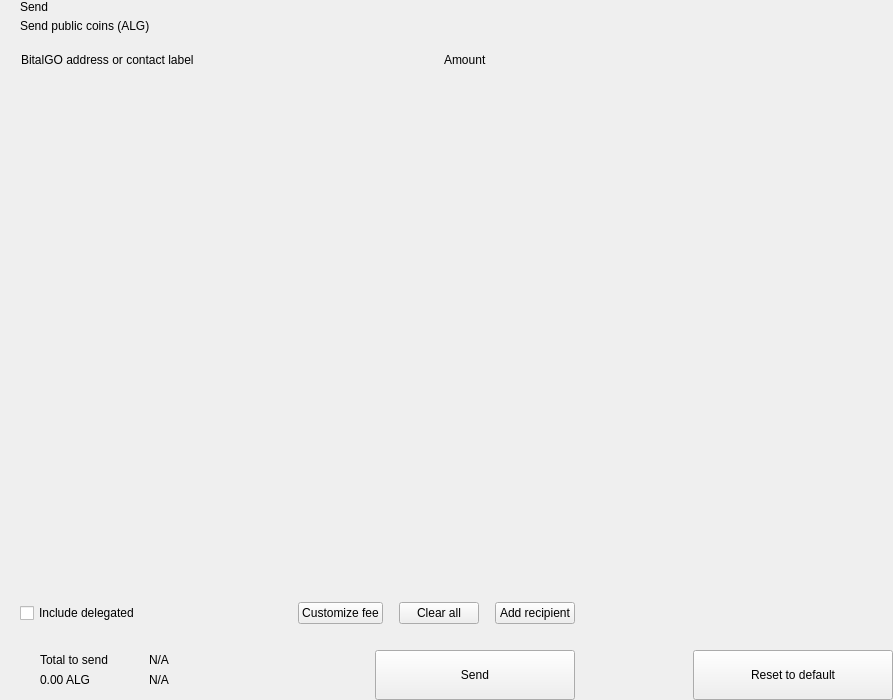
<?xml version="1.0" encoding="UTF-8"?>
<ui version="4.0">
 <class>send</class>
 <widget class="QWidget" name="send">
  <property name="geometry">
   <rect>
    <x>0</x>
    <y>0</y>
    <width>893</width>
    <height>700</height>
   </rect>
  </property>
  <property name="windowTitle">
   <string>Form</string>
  </property>
  <layout class="QHBoxLayout" name="horizontalLayout_2" stretch="2,1">
   <property name="spacing">
    <number>0</number>
   </property>
   <property name="leftMargin">
    <number>0</number>
   </property>
   <property name="topMargin">
    <number>0</number>
   </property>
   <property name="rightMargin">
    <number>0</number>
   </property>
   <property name="bottomMargin">
    <number>0</number>
   </property>
   <item>
    <widget class="QWidget" name="left" native="true">
     <layout class="QVBoxLayout" name="verticalLayout_3">
      <property name="spacing">
       <number>0</number>
      </property>
      <property name="leftMargin">
       <number>0</number>
      </property>
      <property name="topMargin">
       <number>0</number>
      </property>
      <property name="rightMargin">
       <number>0</number>
      </property>
      <property name="bottomMargin">
       <number>0</number>
      </property>
      <item>
       <layout class="QVBoxLayout" name="verticalLayout_22" stretch="0,0,0,1,0,0,0,0">
        <property name="spacing">
         <number>0</number>
        </property>
        <item>
         <layout class="QHBoxLayout" name="horizontalLayout_3">
          <property name="spacing">
           <number>0</number>
          </property>
          <property name="leftMargin">
           <number>20</number>
          </property>
          <property name="rightMargin">
           <number>20</number>
          </property>
          <item>
           <layout class="QVBoxLayout" name="verticalLayout">
            <property name="spacing">
             <number>5</number>
            </property>
            <item>
             <widget class="QLabel" name="labelTitle">
              <property name="text">
               <string>Send</string>
              </property>
              <property name="alignment">
               <set>Qt::AlignLeading|Qt::AlignLeft|Qt::AlignVCenter</set>
              </property>
             </widget>
            </item>
            <item>
             <widget class="QLabel" name="labelSubtitle1">
              <property name="text">
               <string>Send public coins (ALG)</string>
              </property>
             </widget>
            </item>
           </layout>
          </item>
          <item>
           <spacer name="horizontalSpacer">
            <property name="orientation">
             <enum>Qt::Horizontal</enum>
            </property>
            <property name="sizeHint" stdset="0">
             <size>
              <width>40</width>
              <height>20</height>
             </size>
            </property>
           </spacer>
          </item>
         </layout>
        </item>
        <item>
         <spacer name="verticalSpacer_2">
          <property name="orientation">
           <enum>Qt::Vertical</enum>
          </property>
          <property name="sizeType">
           <enum>QSizePolicy::Fixed</enum>
          </property>
          <property name="sizeHint" stdset="0">
           <size>
            <width>20</width>
            <height>20</height>
           </size>
          </property>
         </spacer>
        </item>
        <item>
         <layout class="QHBoxLayout" name="horizontalLayout" stretch="6,0,2">
          <property name="spacing">
           <number>0</number>
          </property>
          <property name="leftMargin">
           <number>10</number>
          </property>
          <property name="topMargin">
           <number>0</number>
          </property>
          <property name="rightMargin">
           <number>20</number>
          </property>
          <property name="bottomMargin">
           <number>0</number>
          </property>
          <item>
           <widget class="QLabel" name="labelSubtitleAddress">
            <property name="styleSheet">
             <string notr="true">margin-left:8px;</string>
            </property>
            <property name="text">
             <string>BitalGO address or contact label</string>
            </property>
           </widget>
          </item>
          <item>
           <spacer name="horizontalSpacer_3">
            <property name="orientation">
             <enum>Qt::Horizontal</enum>
            </property>
            <property name="sizeType">
             <enum>QSizePolicy::Fixed</enum>
            </property>
            <property name="sizeHint" stdset="0">
             <size>
              <width>40</width>
              <height>1</height>
             </size>
            </property>
           </spacer>
          </item>
          <item>
           <widget class="QLabel" name="labelSubtitleAmount">
            <property name="text">
             <string>Amount</string>
            </property>
           </widget>
          </item>
         </layout>
        </item>
        <item>
         <widget class="QScrollArea" name="scrollArea">
          <property name="minimumSize">
           <size>
            <width>0</width>
            <height>350</height>
           </size>
          </property>
          <property name="styleSheet">
           <string notr="true">#scrollArea {
            background:transparent;
            margin-top:10px;
}</string>
          </property>
          <property name="horizontalScrollBarPolicy">
           <enum>Qt::ScrollBarAlwaysOff</enum>
          </property>
          <property name="sizeAdjustPolicy">
           <enum>QAbstractScrollArea::AdjustIgnored</enum>
          </property>
          <property name="widgetResizable">
           <bool>true</bool>
          </property>
          <property name="alignment">
           <set>Qt::AlignLeading|Qt::AlignLeft|Qt::AlignTop</set>
          </property>
          <widget class="QWidget" name="scrollAreaWidgetContents">
           <property name="geometry">
            <rect>
             <x>0</x>
             <y>0</y>
             <width>591</width>
             <height>16</height>
            </rect>
           </property>
           <property name="sizePolicy">
            <sizepolicy hsizetype="Preferred" vsizetype="Maximum">
             <horstretch>0</horstretch>
             <verstretch>0</verstretch>
            </sizepolicy>
           </property>
           <property name="autoFillBackground">
            <bool>false</bool>
           </property>
           <property name="styleSheet">
            <string notr="true">#scrollAreaWidgetContents {
             background:transparent;
             }</string>
           </property>
           <layout class="QVBoxLayout" name="verticalLayout_7">
            <property name="spacing">
             <number>0</number>
            </property>
            <property name="sizeConstraint">
             <enum>QLayout::SetDefaultConstraint</enum>
            </property>
            <property name="leftMargin">
             <number>0</number>
            </property>
            <property name="topMargin">
             <number>0</number>
            </property>
            <property name="rightMargin">
             <number>0</number>
            </property>
            <property name="bottomMargin">
             <number>0</number>
            </property>
           </layout>
          </widget>
         </widget>
        </item>
        <item>
         <spacer name="verticalSpacer_4">
          <property name="orientation">
           <enum>Qt::Vertical</enum>
          </property>
          <property name="sizeType">
           <enum>QSizePolicy::Fixed</enum>
          </property>
          <property name="sizeHint" stdset="0">
           <size>
            <width>20</width>
            <height>20</height>
           </size>
          </property>
         </spacer>
        </item>
        <item>
         <layout class="QHBoxLayout" name="horizontalLayout_20">
          <property name="spacing">
           <number>6</number>
          </property>
          <property name="leftMargin">
           <number>20</number>
          </property>
          <property name="rightMargin">
           <number>20</number>
          </property>
          <item>
           <widget class="QCheckBox" name="checkBoxDelegations">
            <property name="layoutDirection">
             <enum>Qt::LeftToRight</enum>
            </property>
            <property name="text">
             <string>Include delegated</string>
            </property>
           </widget>
          </item>
          <item>
           <spacer name="horizontalSpacer_4">
            <property name="orientation">
             <enum>Qt::Horizontal</enum>
            </property>
            <property name="sizeHint" stdset="0">
             <size>
              <width>10</width>
              <height>20</height>
             </size>
            </property>
           </spacer>
          </item>
          <item>
           <widget class="QPushButton" name="pushButtonFee">
            <property name="focusPolicy">
             <enum>Qt::NoFocus</enum>
            </property>
            <property name="text">
             <string>Customize fee</string>
            </property>
           </widget>
          </item>
          <item>
           <spacer name="horizontalSpacer_11">
            <property name="orientation">
             <enum>Qt::Horizontal</enum>
            </property>
            <property name="sizeType">
             <enum>QSizePolicy::Minimum</enum>
            </property>
            <property name="sizeHint" stdset="0">
             <size>
              <width>10</width>
              <height>20</height>
             </size>
            </property>
           </spacer>
          </item>
          <item>
           <widget class="QPushButton" name="pushButtonClear">
            <property name="focusPolicy">
             <enum>Qt::NoFocus</enum>
            </property>
            <property name="layoutDirection">
             <enum>Qt::RightToLeft</enum>
            </property>
            <property name="text">
             <string>Clear all</string>
            </property>
           </widget>
          </item>
          <item>
           <spacer name="horizontalSpacer_6">
            <property name="orientation">
             <enum>Qt::Horizontal</enum>
            </property>
            <property name="sizeType">
             <enum>QSizePolicy::Fixed</enum>
            </property>
            <property name="sizeHint" stdset="0">
             <size>
              <width>10</width>
              <height>20</height>
             </size>
            </property>
           </spacer>
          </item>
          <item>
           <widget class="QPushButton" name="pushButtonAddRecipient">
            <property name="focusPolicy">
             <enum>Qt::NoFocus</enum>
            </property>
            <property name="text">
             <string>Add recipient</string>
            </property>
           </widget>
          </item>
         </layout>
        </item>
        <item>
         <spacer name="verticalSpacer">
          <property name="orientation">
           <enum>Qt::Vertical</enum>
          </property>
          <property name="sizeType">
           <enum>QSizePolicy::Fixed</enum>
          </property>
          <property name="sizeHint" stdset="0">
           <size>
            <width>20</width>
            <height>16</height>
           </size>
          </property>
         </spacer>
        </item>
        <item>
         <layout class="QHBoxLayout" name="horizontalLayout_7">
          <property name="rightMargin">
           <number>20</number>
          </property>
          <item>
           <layout class="QHBoxLayout" name="horizontalLayout_10">
            <property name="spacing">
             <number>0</number>
            </property>
            <property name="leftMargin">
             <number>8</number>
            </property>
            <item>
             <widget class="QStackedWidget" name="stackedWidget">
              <property name="minimumSize">
               <size>
                <width>0</width>
                <height>60</height>
               </size>
              </property>
              <property name="maximumSize">
               <size>
                <width>16777215</width>
                <height>60</height>
               </size>
              </property>
              <widget class="QWidget" name="page1">
               <layout class="QVBoxLayout" name="verticalLayout_71" stretch="0">
                <property name="spacing">
                 <number>6</number>
                </property>
                <property name="leftMargin">
                 <number>12</number>
                </property>
                <property name="topMargin">
                 <number>0</number>
                </property>
                <property name="rightMargin">
                 <number>0</number>
                </property>
                <property name="bottomMargin">
                 <number>0</number>
                </property>
                <item>
                 <widget class="QWidget" name="coinWidget" native="true">
                  <property name="minimumSize">
                   <size>
                    <width>0</width>
                    <height>60</height>
                   </size>
                  </property>
                  <property name="maximumSize">
                   <size>
                    <width>16777215</width>
                    <height>60</height>
                   </size>
                  </property>
                  <layout class="QHBoxLayout" name="horizontalLayout_9">
                   <property name="spacing">
                    <number>0</number>
                   </property>
                   <property name="leftMargin">
                    <number>20</number>
                   </property>
                   <property name="topMargin">
                    <number>10</number>
                   </property>
                   <property name="rightMargin">
                    <number>20</number>
                   </property>
                   <property name="bottomMargin">
                    <number>10</number>
                   </property>
                   <item>
                    <layout class="QVBoxLayout" name="verticalSend">
                     <property name="spacing">
                      <number>0</number>
                     </property>
                     <item>
                      <widget class="QLabel" name="labelTitleTotalSend">
                       <property name="text">
                        <string>Total to send</string>
                       </property>
                      </widget>
                     </item>
                     <item>
                      <widget class="QLabel" name="labelAmountSend">
                       <property name="text">
                        <string notr="true">0.00 ALG</string>
                       </property>
                      </widget>
                     </item>
                    </layout>
                   </item>
                   <item>
                    <spacer name="horizontalSpacer_9">
                     <property name="orientation">
                      <enum>Qt::Horizontal</enum>
                     </property>
                     <property name="sizeType">
                      <enum>QSizePolicy::Fixed</enum>
                     </property>
                     <property name="sizeHint" stdset="0">
                      <size>
                       <width>20</width>
                       <height>20</height>
                      </size>
                     </property>
                    </spacer>
                   </item>
                   <item>
                    <widget class="QLabel" name="labelLine">
                     <property name="minimumSize">
                      <size>
                       <width>1</width>
                       <height>0</height>
                      </size>
                     </property>
                     <property name="maximumSize">
                      <size>
                       <width>1</width>
                       <height>16777215</height>
                      </size>
                     </property>
                     <property name="text">
                      <string/>
                     </property>
                    </widget>
                   </item>
                   <item>
                    <spacer name="horizontalSpacer_10">
                     <property name="orientation">
                      <enum>Qt::Horizontal</enum>
                     </property>
                     <property name="sizeType">
                      <enum>QSizePolicy::Fixed</enum>
                     </property>
                     <property name="sizeHint" stdset="0">
                      <size>
                       <width>20</width>
                       <height>20</height>
                      </size>
                     </property>
                    </spacer>
                   </item>
                   <item>
                    <layout class="QVBoxLayout" name="verticalRemaining">
                     <property name="spacing">
                      <number>0</number>
                     </property>
                     <item>
                      <widget class="QLabel" name="labelTitleTotalRemaining">
                       <property name="text">
                        <string notr="true">N/A</string>
                       </property>
                      </widget>
                     </item>
                     <item>
                      <widget class="QLabel" name="labelAmountRemaining">
                       <property name="text">
                        <string notr="true">N/A</string>
                       </property>
                      </widget>
                     </item>
                    </layout>
                   </item>
                  </layout>
                 </widget>
                </item>
               </layout>
              </widget>
              <widget class="QWidget" name="page_2"/>
             </widget>
            </item>
           </layout>
          </item>
          <item>
           <spacer name="horizontalSpacer_5">
            <property name="orientation">
             <enum>Qt::Horizontal</enum>
            </property>
            <property name="sizeType">
             <enum>QSizePolicy::Expanding</enum>
            </property>
            <property name="sizeHint" stdset="0">
             <size>
              <width>40</width>
              <height>20</height>
             </size>
            </property>
           </spacer>
          </item>
          <item alignment="Qt::AlignBottom">
           <widget class="QPushButton" name="pushButtonSave">
            <property name="minimumSize">
             <size>
              <width>200</width>
              <height>50</height>
             </size>
            </property>
            <property name="maximumSize">
             <size>
              <width>200</width>
              <height>50</height>
             </size>
            </property>
            <property name="focusPolicy">
             <enum>Qt::NoFocus</enum>
            </property>
            <property name="text">
             <string>Send</string>
            </property>
           </widget>
          </item>
         </layout>
        </item>
       </layout>
      </item>
     </layout>
    </widget>
   </item>
   <item>
    <widget class="QWidget" name="right" native="true">
     <layout class="QVBoxLayout" name="verticalLayout_5">
      <property name="leftMargin">
       <number>0</number>
      </property>
      <property name="topMargin">
       <number>0</number>
      </property>
      <property name="rightMargin">
       <number>0</number>
      </property>
      <property name="bottomMargin">
       <number>0</number>
      </property>
      <item>
       <layout class="QVBoxLayout" name="verticalLayout_4">
        <property name="spacing">
         <number>6</number>
        </property>
        <item>
         <widget class="OptionButton" name="btnCoinControl" native="true">
          <property name="minimumSize">
           <size>
            <width>0</width>
            <height>50</height>
           </size>
          </property>
         </widget>
        </item>
        <item>
         <widget class="OptionButton" name="btnChangeAddress" native="true">
          <property name="minimumSize">
           <size>
            <width>0</width>
            <height>50</height>
           </size>
          </property>
         </widget>
        </item>
        <item>
         <widget class="OptionButton" name="btnUri" native="true">
          <property name="minimumSize">
           <size>
            <width>0</width>
            <height>50</height>
           </size>
          </property>
         </widget>
        </item>
        <item>
         <spacer name="verticalSpacer_5">
          <property name="orientation">
           <enum>Qt::Vertical</enum>
          </property>
          <property name="sizeHint" stdset="0">
           <size>
            <width>20</width>
            <height>40</height>
           </size>
          </property>
         </spacer>
        </item>
        <item>
         <layout class="QHBoxLayout" name="horizontalLayout_8">
          <item>
           <spacer name="horizontalSpacer_7">
            <property name="orientation">
             <enum>Qt::Horizontal</enum>
            </property>
            <property name="sizeHint" stdset="0">
             <size>
              <width>40</width>
              <height>20</height>
             </size>
            </property>
           </spacer>
          </item>
          <item>
           <widget class="QPushButton" name="pushButtonReset">
            <property name="minimumSize">
             <size>
              <width>200</width>
              <height>50</height>
             </size>
            </property>
            <property name="maximumSize">
             <size>
              <width>200</width>
              <height>50</height>
             </size>
            </property>
            <property name="focusPolicy">
             <enum>Qt::NoFocus</enum>
            </property>
            <property name="text">
             <string>Reset to default</string>
            </property>
           </widget>
          </item>
         </layout>
        </item>
       </layout>
      </item>
     </layout>
    </widget>
   </item>
  </layout>
 </widget>
 <customwidgets>
  <customwidget>
   <class>OptionButton</class>
   <extends>QWidget</extends>
   <header>qt/bitalgo/optionbutton.h</header>
   <container>1</container>
  </customwidget>
 </customwidgets>
 <resources/>
 <connections/>
</ui>
